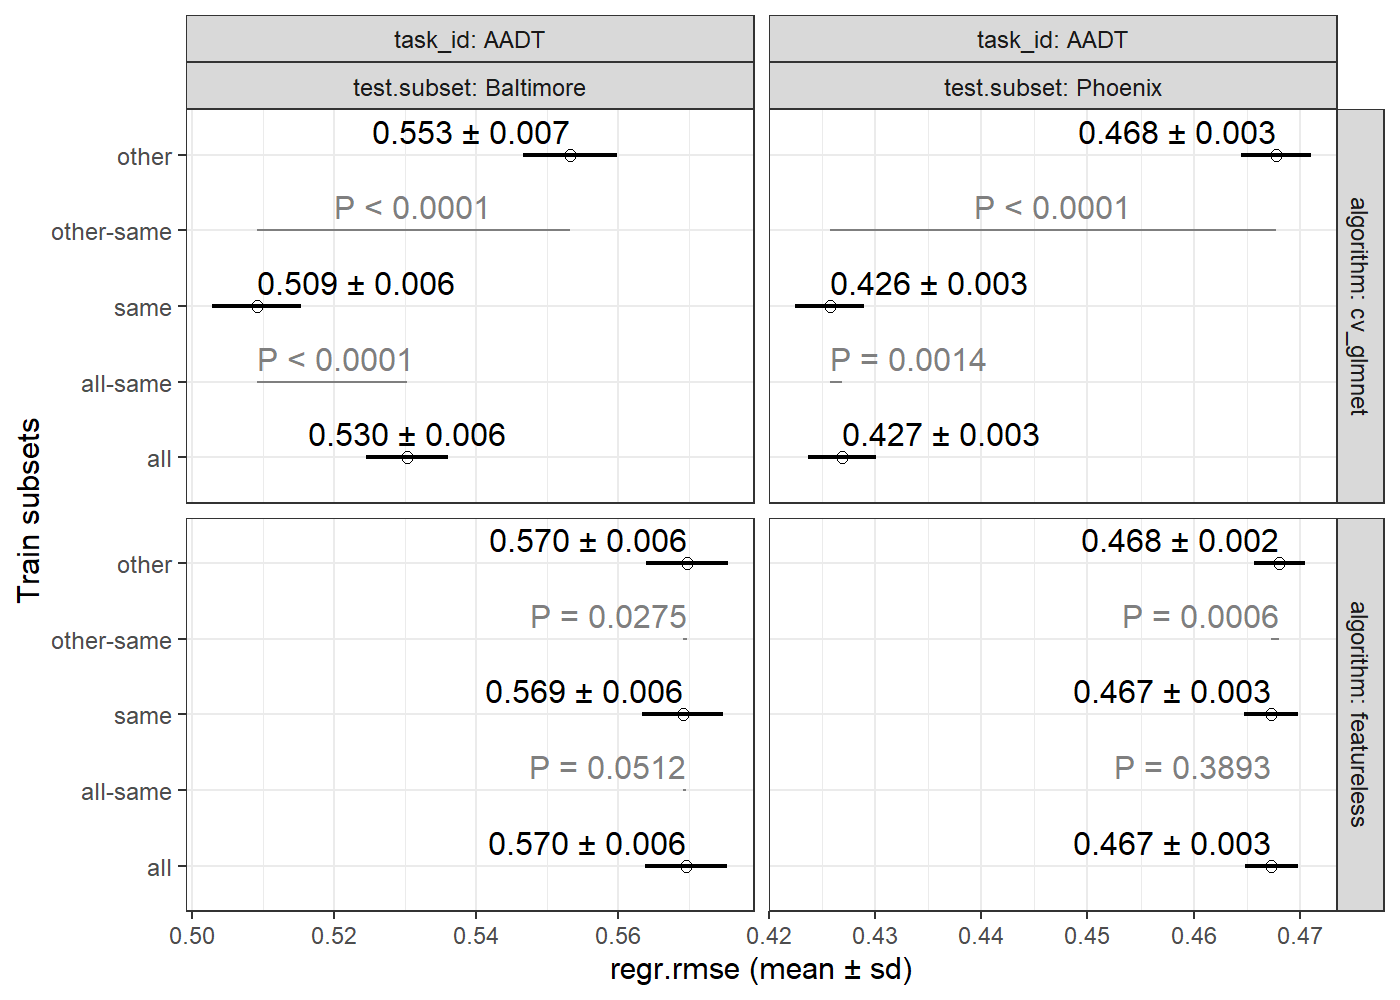

The R source for this figure:
library(data.table)
sheet_dt_list <- list()
for(sheet in 1:2){
  sheet_df <- readxl::read_xlsx("Phoenix_Baltimore_road_data.xlsx", sheet)
  sheet_dt_list[[sheet]] <- data.table(sheet_df)
}
(sheet_dt <- rbindlist(sheet_dt_list))
table(sheet_dt$city_key)

feature_dt <- nc::capture_all_str("
*NTL (Nighttime Lights)
*POP (Population)
*ROAD_DENS (Road Density)
S2_R (Sentinel-2 Red band reflectance)
S2_G (Sentinel-2 Green band reflectance)
S2_B (Sentinel-2 Blue band reflectance)
S2_NIR (Sentinel-2 Near-Infrared band reflectance)
", "\n[*]?", col_name=".*?", " \\(", desc=".*?", "\\)")
na_dt <- sheet_dt[, c(
  "city_key", "AADT", feature_dt[["col_name"]]
), with=FALSE]
ml_dt <- na_dt[!apply(is.na(na_dt), 1, any)]
table(ml_dt$city_key)

fwrite(ml_dt, "Phoenix_Baltimore_road_data.csv")

quantile(ml_dt$AADT)
hist(ml_dt$AADT)
hist(log10(ml_dt$AADT))
ml_dt[, y := log10(AADT)]

SOAK <- mlr3resampling::ResamplingSameOtherSizesCV$new()
SOAK$param_set$values$folds <- 5
SOAK$param_set$values$sizes <- 0
atask <- mlr3::TaskRegr$new(id="AADT", ml_dt, target="y")
atask$col_roles$subset <- "city_key"
atask$col_roles$feature <- feature_dt[["col_name"]]

future::plan("multisession")
learner_list <- list(
  mlr3::LearnerRegrFeatureless$new(),
  mlr3learners::LearnerRegrCVGlmnet$new())
bgrid <- mlr3::benchmark_grid(atask, learner_list, SOAK)
bres <- mlr3::benchmark(bgrid)
test_sizes <- ml_dt[, .(test.subset.rows=.N), by=.(test.subset=city_key)]
score_dt <- mlr3resampling::score(bres, mlr3::msr("regr.rmse"))
plist <- mlr3resampling::pvalue(score_dt)

png("Phoenix_Baltimore_road_data.png", width=7, height=5, units="in", res=200)
plot(plist)
dev.off()

mlr3resampling::pvalue_downsample(score_dt)
